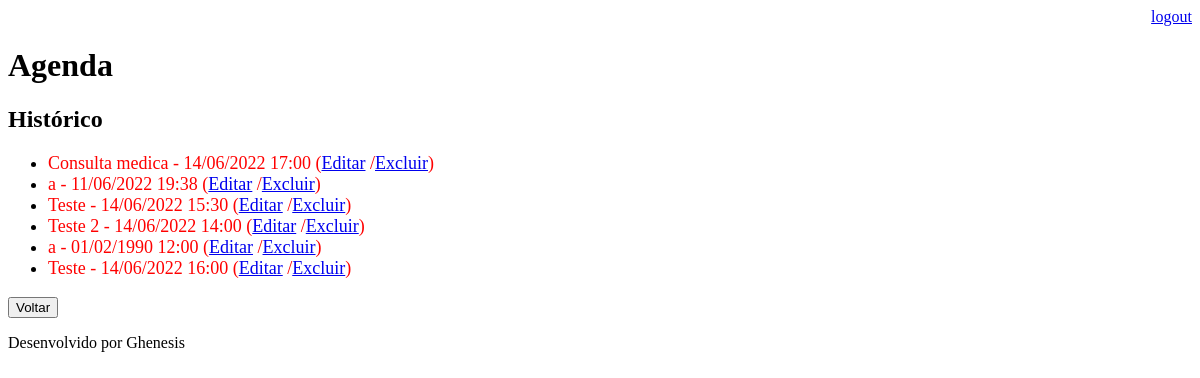
The page /agenda/historico/ (signed in) on the database as committed earlier.
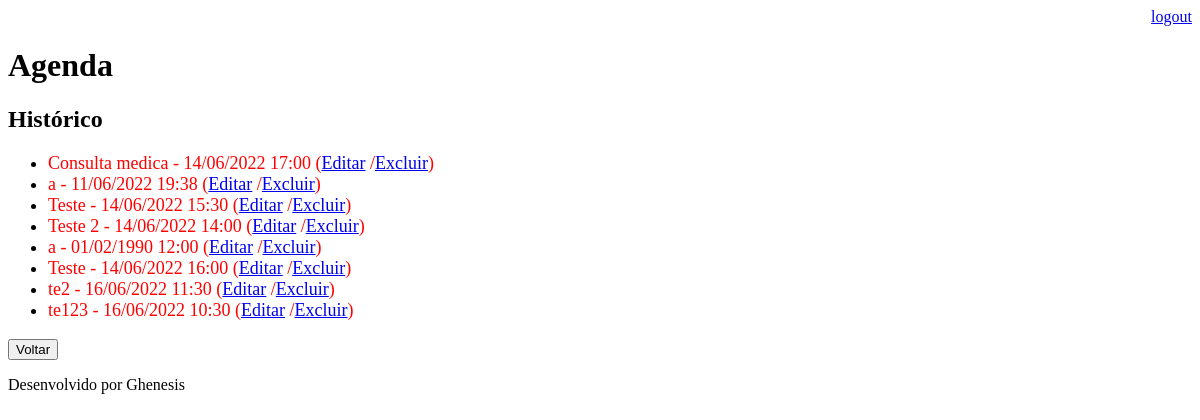
The same page on the database as committed later.
### core/models.py (models this page shows, shortened)
class Evento(models.Model):
    titulo = models.CharField(max_length = 100)
    descricao = models.TextField(blank = True, null = True)
    data_evento = models.DateTimeField(verbose_name = 'Data do evento')
    data_criacao = models.DateTimeField(auto_now = True)
    usuario = models.ForeignKey(User, on_delete = models.CASCADE)
    class Meta():
        db_table = 'evento'
    def get_data_evento(self):
        return self.data_evento.strftime('%d/%m/%Y %H:%M')
    def get_evento_atrasado(self):
        if self.data_evento < datetime.now():
            return True
        return False

### core/views.py (the view)
# urls.py: path('agenda/historico/', views.historico_eventos),
def historico_eventos(request):
    usuario = request.user
    data_atual = datetime.now() - timedelta(hours=1)
    evento = Evento.objects.filter(usuario=usuario,
                                    data_evento__lt=data_atual)
    dados = {'eventos':evento}
    return render(request, 'historico.html', dados)

### templates/historico.html
{% extends "model-page.html" %}
{% block content %}
<h2>Histórico</h2>
<ul style="font-size: 18px;">
    {% for evento in eventos %}
        <li>
            <div style {% if evento.get_evento_atrasado %} = "color:red"
                        {% elif evento.get_evento_proximo %} = "color:yellow" {% endif %}>
                {{evento.titulo}} - {{evento.get_data_evento}}
                (<a href="evento/?id={{evento.id}}">Editar</a>
                /<a href="evento/delete/{{evento.id}}/">Excluir</a>)
            </div>
        </li>
    {% endfor %}
</ul>
<a href="/">
    <button type="button">Voltar</button>
</a>
{%endblock %}

### templates/model-page.html
<!DOCTYPE html>
<html lang="en">
<head>
    {% include "model-header.html" %}
</head>
<body>
    {% block content %} {% endblock %}
    {% include "model-footer.html" %}
</body>
</html>

### templates/model-header.html (shortened to what this page needs)
<div align="right">
<a href="/logout">logout</a>
</div>
<h1>Agenda</h1>

### templates/model-footer.html
<p>Desenvolvido por Ghenesis</p>

Rows that differ between the two databases and show on the page:
added Evento: titulo "te2", get_data_evento "16/06/2022 11:30"
added Evento: titulo "te123", get_data_evento "16/06/2022 10:30"
